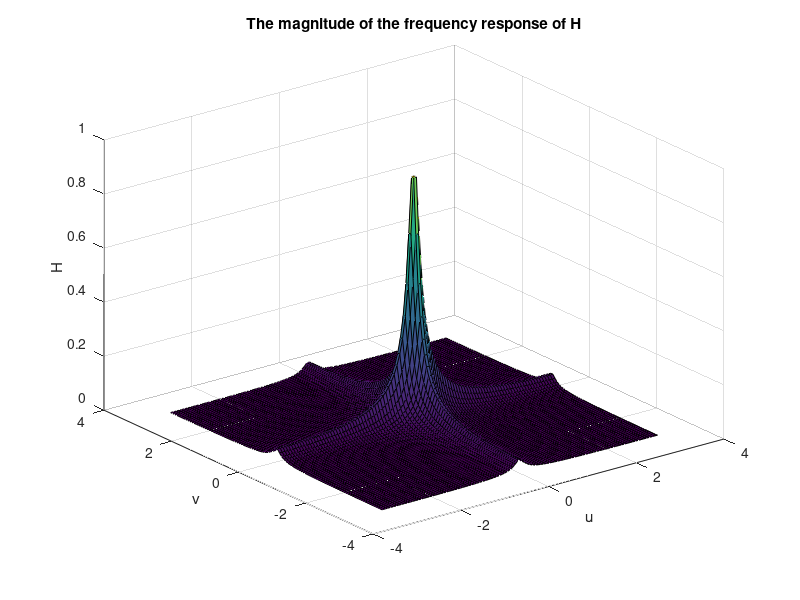

Write MATLAB code to recreate this figure.
clear all
%{
%% 3 FIR Low Pass Filter
u = linspace(-pi,pi);
v = linspace(-pi,pi);
H = zeros(100,100);
for a = 1:100
    for b = 1:100
        H(a,b) = 1/81 * exp(1i*v(b)*4) .* (1-(exp(-1i*v(b))).^9)./(1-exp(-1i*v(b))) .* ...
                 exp(1i*u(a)*4) .* (1-(exp(-1i*u(a))).^9)./(1-exp(-1i*u(a)));
    end
end
H = abs(H);

figure(1)
surf(u,v,H)
xlabel('u')
ylabel('v')
zlabel('H')
title('The magnitude of the frequency response of H')

%% 4 FIR Sharpening Filter
u = linspace(-pi,pi);
v = linspace(-pi,pi);
Rho = 1.5;
H = zeros(100,100);
for a = 1:100
    for b = 1:100
        H(a,b) = 1/25 * exp(1i*v(b)*2) .* (1-(exp(-1i*v(b))).^5)./(1-exp(-1i*v(b))) .* ...
                 exp(1i*u(a)*2) .* (1-(exp(-1i*u(a))).^5)./(1-exp(-1i*u(a)));
    end
end
G = 1 + Rho*(1-H);
H = abs(H);
G = abs(G);

figure(2)
surf(u,v,H)
xlabel('u')
ylabel('v')
zlabel('H')
title('The magnitude of the frequency response of H')

figure(3)
surf(u,v,G)
xlabel('u')
ylabel('v')
zlabel('G')
title('The magnitude of the frequency response of G')
%}
%% 5 IIR Filter
u = linspace(-pi,pi);
v = linspace(-pi,pi);
H = zeros(100,100);
for a = 1:100
    for b = 1:100
        H(a,b) = 0.01/(1+0.81*exp(-1i*v(b))*exp(-1i*u(a))-(0.9*exp(-1i*u(a))+0.9*exp(-1i*v(b))));
    end
end
H = abs(H);

figure(4)
surf(u,v,H)
xlabel('u')
ylabel('v')
zlabel('H')
title('The magnitude of the frequency response of H')

x = zeros(256,256);
y = zeros(256,256);
x(127,127) = 1;
for m = 1:1:256
    for n = 1:1:256
        y(m,n) = 0.01*x(m,n);
        if m > 1
            y(m,n) = y(m,n) + 0.9*y(m-1,n);
        end
        if n > 1
            y(m,n) = y(m,n) + 0.9*y(m,n-1);
        end
        if m > 1 && n > 1
            y(m,n) = y(m,n) - 0.81*y(m-1,n-1);
        end
    end
end

for m = 1:1:256
    for n = 1:1:256
        if y(m,n) < 0
            y(m,n) = 0;
        end
        if y(m,n) > 255
            y(m,n) = 255;
        end
    end
end

imwrite(uint8(255*100*y),'h_out.tif')